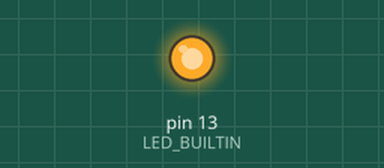
Recording of a sketch running on a simulated Arduino Uno, built with avr-gcc and run on an emulated ATmega328P. Shown: output pins drawn as LEDs (lit = HIGH).

Above: at 0.2 s.
At 24.7 s:
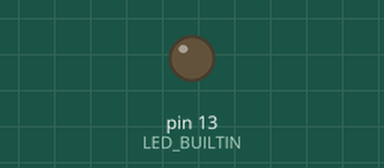
Timing chart, 0 to 26.0 s (numbered marks = the images above):
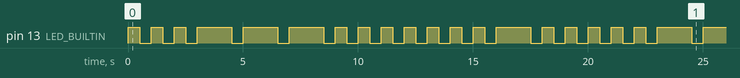

Measured:
- by itself, pin 13 (LED_BUILTIN): moves between LOW and HIGH, repeating every 20.0 s
- by itself, everything shown: repeats every 20.0 s, in 32 steps

The sketch:

MORSECODE_SOHIL.ino
```cpp
/*SIT210 EMBEDDED SYSTEMS DEVELOPMENT
 * NAME : SOHIL NAGPAL
 * STUDENT ID : 2110994793
 * TASK : 2.1P
 */

void setup() {
  pinMode(LED_BUILTIN, OUTPUT);
}

void dot_morsecode()
{
  digitalWrite(LED_BUILTIN, HIGH);   // turn the LED on (HIGH is the voltage level)
  delay(500);                       // wait for half second
  digitalWrite(LED_BUILTIN, LOW);    // turn the LED off by making the voltage LOW
  delay(500);
}

void dash_morsecode()
{
  digitalWrite(LED_BUILTIN, HIGH);   // turn the LED on (HIGH is the voltage level)
  delay(1500);                       // wait for one and a half seconds
  digitalWrite(LED_BUILTIN, LOW);    // turn the LED off by making the voltage LOW
  delay(500);

}

void S()
{
  dot_morsecode();
  dot_morsecode();
  dot_morsecode();
}

void O()
{
  dash_morsecode();
  dash_morsecode();
  dash_morsecode();
}

void H()
{
  dot_morsecode();
  dot_morsecode();
  dot_morsecode();
  dot_morsecode();
}

void I()
{
  dot_morsecode();
  dot_morsecode();
}

void L()
{
  dot_morsecode();
  dash_morsecode();
  dot_morsecode();
  dot_morsecode();
}

void loop()
{
  //First Name : SOHIL

  S();
  O();
  H();
  I();
  L();

}
```
